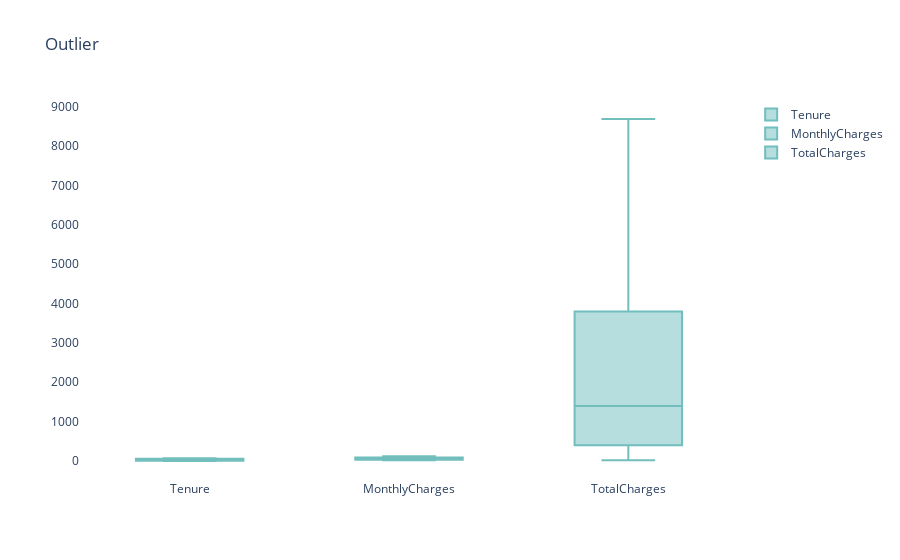

The notebook cell saved with this chart:
### Code cell
# Checking for outlier using Box plot
trace1 = go.Box(y=telco["tenure"], name = "Tenure", marker=dict(color= '#71bebd')) 
trace2 = go.Box(y=telco["MonthlyCharges"], name = 'MonthlyCharges',marker=dict(color= '#71bebd'))
trace3 = go.Box(y=telco["TotalCharges"], name = 'TotalCharges',marker=dict(color= '#71bebd'))

data = [trace1,trace2,trace3]
layout = go.Layout(dict(title = "Outlier"),plot_bgcolor="rgba(0,0,0,0)", paper_bgcolor = "rgba(0,0,0,0)")
fig = go.Figure(data = data, layout = layout)
fig.show()

### Figure 1 — Plotly figure (JSON) as saved in the notebook; plotly's stock layout.template omitted (floating-point values rounded to 4 significant figures; data arrays with more than 128 entries replaced by an {"elided": "..."} marker saying what was removed)
{"data": [{"marker": {"color": "#71bebd"}, "name": "Tenure", "type": "box", "y": {"elided": "7032 int values"}}, {"marker": {"color": "#71bebd"}, "name": "MonthlyCharges", "type": "box", "y": {"elided": "7032 float values"}}, {"marker": {"color": "#71bebd"}, "name": "TotalCharges", "type": "box", "y": {"elided": "7032 float values"}}], "layout": {"paper_bgcolor": "rgba(0,0,0,0)", "plot_bgcolor": "rgba(0,0,0,0)", "title": {"text": "Outlier"}}}
